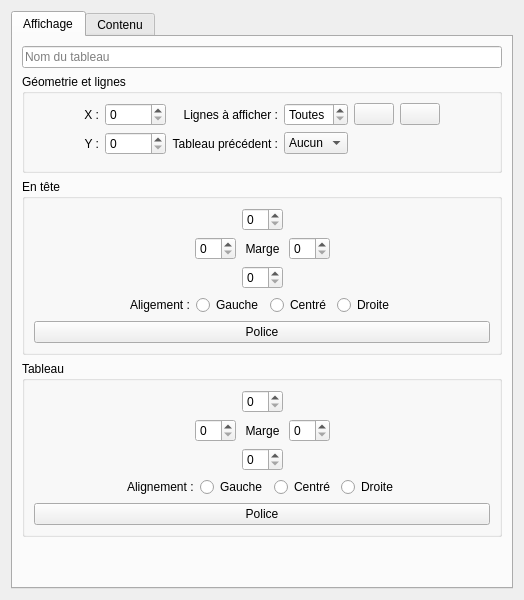
<?xml version="1.0" encoding="UTF-8"?>
<ui version="4.0">
 <class>GraphicsTablePropertiesEditor</class>
 <widget class="QWidget" name="GraphicsTablePropertiesEditor">
  <property name="geometry">
   <rect>
    <x>0</x>
    <y>0</y>
    <width>524</width>
    <height>600</height>
   </rect>
  </property>
  <property name="windowTitle">
   <string>Form</string>
  </property>
  <layout class="QVBoxLayout" name="verticalLayout">
   <item>
    <widget class="QTabWidget" name="m_tab">
     <property name="currentIndex">
      <number>0</number>
     </property>
     <widget class="QWidget" name="m_display_tab">
      <attribute name="title">
       <string>Affichage</string>
      </attribute>
      <layout class="QVBoxLayout" name="verticalLayout_5">
       <item>
        <widget class="QLineEdit" name="m_table_name_le">
         <property name="text">
          <string/>
         </property>
         <property name="placeholderText">
          <string>Nom du tableau</string>
         </property>
        </widget>
       </item>
       <item>
        <widget class="QGroupBox" name="groupBox">
         <property name="title">
          <string>Géometrie et lignes</string>
         </property>
         <layout class="QGridLayout" name="gridLayout_2" columnstretch="0,0,0,0,0,0,0,0">
          <item row="0" column="6">
           <widget class="QPushButton" name="m_apply_geometry_to_linked_table_pb">
            <property name="toolTip">
             <string>Appliquer la géometrie à tous les tableaux liée à celui-ci</string>
            </property>
            <property name="text">
             <string/>
            </property>
            <property name="icon">
             <iconset resource="../../../../qelectrotech.qrc">
              <normaloff>:/ico/22x22/all_pages.png</normaloff>:/ico/22x22/all_pages.png</iconset>
            </property>
           </widget>
          </item>
          <item row="1" column="2">
           <widget class="QSpinBox" name="m_y_pos">
            <property name="maximum">
             <number>10000</number>
            </property>
           </widget>
          </item>
          <item row="1" column="4">
           <widget class="QComboBox" name="m_previous_table_cb">
            <property name="insertPolicy">
             <enum>QComboBox::InsertAtBottom</enum>
            </property>
            <item>
             <property name="text">
              <string>Aucun</string>
             </property>
            </item>
           </widget>
          </item>
          <item row="1" column="6">
           <widget class="QPushButton" name="m_next_pb">
            <property name="enabled">
             <bool>true</bool>
            </property>
            <property name="toolTip">
             <string>Tableau suivant</string>
            </property>
            <property name="text">
             <string/>
            </property>
            <property name="icon">
             <iconset resource="../../../../qelectrotech.qrc">
              <normaloff>:/ico/16x16/arrow-right.png</normaloff>:/ico/16x16/arrow-right.png</iconset>
            </property>
            <property name="flat">
             <bool>true</bool>
            </property>
           </widget>
          </item>
          <item row="0" column="2">
           <widget class="QSpinBox" name="m_x_pos">
            <property name="maximum">
             <number>10000</number>
            </property>
           </widget>
          </item>
          <item row="0" column="0">
           <spacer name="horizontalSpacer">
            <property name="orientation">
             <enum>Qt::Horizontal</enum>
            </property>
            <property name="sizeHint" stdset="0">
             <size>
              <width>40</width>
              <height>20</height>
             </size>
            </property>
           </spacer>
          </item>
          <item row="1" column="7">
           <spacer name="horizontalSpacer_2">
            <property name="orientation">
             <enum>Qt::Horizontal</enum>
            </property>
            <property name="sizeHint" stdset="0">
             <size>
              <width>40</width>
              <height>20</height>
             </size>
            </property>
           </spacer>
          </item>
          <item row="0" column="5">
           <widget class="QPushButton" name="m_auto_geometry_pb">
            <property name="toolTip">
             <string>Ajuster le tableau au folio</string>
            </property>
            <property name="text">
             <string/>
            </property>
            <property name="icon">
             <iconset resource="../../../../qelectrotech.qrc">
              <normaloff>:/ico/22x22/zoom-fit-best.png</normaloff>:/ico/22x22/zoom-fit-best.png</iconset>
            </property>
           </widget>
          </item>
          <item row="2" column="1" colspan="6">
           <widget class="QWidget" name="widget_3" native="true">
            <layout class="QHBoxLayout" name="horizontalLayout_3">
             <property name="leftMargin">
              <number>0</number>
             </property>
             <property name="topMargin">
              <number>0</number>
             </property>
             <property name="rightMargin">
              <number>0</number>
             </property>
             <property name="bottomMargin">
              <number>0</number>
             </property>
            </layout>
           </widget>
          </item>
          <item row="0" column="3">
           <widget class="QLabel" name="label">
            <property name="text">
             <string>Lignes à afficher :</string>
            </property>
            <property name="alignment">
             <set>Qt::AlignRight|Qt::AlignTrailing|Qt::AlignVCenter</set>
            </property>
           </widget>
          </item>
          <item row="0" column="1">
           <widget class="QLabel" name="label_8">
            <property name="text">
             <string>X :</string>
            </property>
            <property name="alignment">
             <set>Qt::AlignRight|Qt::AlignTrailing|Qt::AlignVCenter</set>
            </property>
           </widget>
          </item>
          <item row="0" column="4">
           <widget class="QSpinBox" name="m_display_n_row_sb">
            <property name="specialValueText">
             <string>Toutes</string>
            </property>
            <property name="maximum">
             <number>999</number>
            </property>
           </widget>
          </item>
          <item row="1" column="3">
           <widget class="QLabel" name="label_3">
            <property name="text">
             <string>Tableau précédent :</string>
            </property>
            <property name="alignment">
             <set>Qt::AlignRight|Qt::AlignTrailing|Qt::AlignVCenter</set>
            </property>
           </widget>
          </item>
          <item row="1" column="5">
           <widget class="QPushButton" name="m_previous_pb">
            <property name="enabled">
             <bool>true</bool>
            </property>
            <property name="toolTip">
             <string>Tableau précédent</string>
            </property>
            <property name="text">
             <string/>
            </property>
            <property name="icon">
             <iconset resource="../../../../qelectrotech.qrc">
              <normaloff>:/ico/16x16/arrow-left.png</normaloff>:/ico/16x16/arrow-left.png</iconset>
            </property>
            <property name="flat">
             <bool>true</bool>
            </property>
           </widget>
          </item>
          <item row="1" column="1">
           <widget class="QLabel" name="label_7">
            <property name="text">
             <string>Y :</string>
            </property>
            <property name="alignment">
             <set>Qt::AlignRight|Qt::AlignTrailing|Qt::AlignVCenter</set>
            </property>
           </widget>
          </item>
         </layout>
        </widget>
       </item>
       <item>
        <widget class="QGroupBox" name="groupBox_2">
         <property name="title">
          <string>En tête</string>
         </property>
         <layout class="QVBoxLayout" name="verticalLayout_2">
          <item>
           <layout class="QGridLayout" name="gridLayout">
            <item row="3" column="2">
             <widget class="QSpinBox" name="m_header_bottom_margin"/>
            </item>
            <item row="2" column="4">
             <spacer name="horizontalSpacer_4">
              <property name="orientation">
               <enum>Qt::Horizontal</enum>
              </property>
              <property name="sizeHint" stdset="0">
               <size>
                <width>40</width>
                <height>20</height>
               </size>
              </property>
             </spacer>
            </item>
            <item row="2" column="2">
             <widget class="QLabel" name="label_2">
              <property name="text">
               <string>Marge</string>
              </property>
              <property name="alignment">
               <set>Qt::AlignCenter</set>
              </property>
             </widget>
            </item>
            <item row="2" column="3">
             <widget class="QSpinBox" name="m_header_right_margin"/>
            </item>
            <item row="2" column="0">
             <spacer name="horizontalSpacer_3">
              <property name="orientation">
               <enum>Qt::Horizontal</enum>
              </property>
              <property name="sizeHint" stdset="0">
               <size>
                <width>40</width>
                <height>20</height>
               </size>
              </property>
             </spacer>
            </item>
            <item row="2" column="1">
             <widget class="QSpinBox" name="m_header_left_margin">
              <property name="suffix">
               <string/>
              </property>
              <property name="prefix">
               <string/>
              </property>
             </widget>
            </item>
            <item row="1" column="2">
             <widget class="QSpinBox" name="m_header_top_margin"/>
            </item>
           </layout>
          </item>
          <item>
           <widget class="QWidget" name="widget" native="true">
            <layout class="QHBoxLayout" name="horizontalLayout">
             <property name="leftMargin">
              <number>0</number>
             </property>
             <property name="topMargin">
              <number>0</number>
             </property>
             <property name="rightMargin">
              <number>0</number>
             </property>
             <property name="bottomMargin">
              <number>0</number>
             </property>
             <item>
              <spacer name="horizontalSpacer_7">
               <property name="orientation">
                <enum>Qt::Horizontal</enum>
               </property>
               <property name="sizeHint" stdset="0">
                <size>
                 <width>40</width>
                 <height>20</height>
                </size>
               </property>
              </spacer>
             </item>
             <item>
              <widget class="QLabel" name="label_5">
               <property name="text">
                <string>Aligement :</string>
               </property>
              </widget>
             </item>
             <item>
              <widget class="QRadioButton" name="m_header_align_left_rb">
               <property name="text">
                <string>Gauche</string>
               </property>
              </widget>
             </item>
             <item>
              <widget class="QRadioButton" name="m_header_align_center_rb">
               <property name="text">
                <string>Centré</string>
               </property>
              </widget>
             </item>
             <item>
              <widget class="QRadioButton" name="m_header_align_right_rb">
               <property name="text">
                <string>Droite</string>
               </property>
              </widget>
             </item>
             <item>
              <spacer name="horizontalSpacer_8">
               <property name="orientation">
                <enum>Qt::Horizontal</enum>
               </property>
               <property name="sizeHint" stdset="0">
                <size>
                 <width>40</width>
                 <height>20</height>
                </size>
               </property>
              </spacer>
             </item>
            </layout>
           </widget>
          </item>
          <item>
           <widget class="QPushButton" name="m_header_font_pb">
            <property name="text">
             <string>Police</string>
            </property>
            <property name="flat">
             <bool>false</bool>
            </property>
           </widget>
          </item>
         </layout>
        </widget>
       </item>
       <item>
        <widget class="QGroupBox" name="groupBox_3">
         <property name="title">
          <string>Tableau</string>
         </property>
         <layout class="QVBoxLayout" name="verticalLayout_3">
          <item>
           <layout class="QGridLayout" name="gridLayout_3">
            <item row="2" column="2">
             <widget class="QSpinBox" name="m_table_bottom_margin"/>
            </item>
            <item row="1" column="1">
             <widget class="QSpinBox" name="m_table_left_margin"/>
            </item>
            <item row="0" column="2">
             <widget class="QSpinBox" name="m_table_top_margin"/>
            </item>
            <item row="1" column="4">
             <spacer name="horizontalSpacer_6">
              <property name="orientation">
               <enum>Qt::Horizontal</enum>
              </property>
              <property name="sizeHint" stdset="0">
               <size>
                <width>40</width>
                <height>20</height>
               </size>
              </property>
             </spacer>
            </item>
            <item row="1" column="3">
             <widget class="QSpinBox" name="m_table_right_margin"/>
            </item>
            <item row="1" column="2">
             <widget class="QLabel" name="label_4">
              <property name="text">
               <string>Marge</string>
              </property>
              <property name="alignment">
               <set>Qt::AlignCenter</set>
              </property>
             </widget>
            </item>
            <item row="1" column="0">
             <spacer name="horizontalSpacer_5">
              <property name="orientation">
               <enum>Qt::Horizontal</enum>
              </property>
              <property name="sizeHint" stdset="0">
               <size>
                <width>40</width>
                <height>20</height>
               </size>
              </property>
             </spacer>
            </item>
           </layout>
          </item>
          <item>
           <widget class="QWidget" name="widget_2" native="true">
            <layout class="QHBoxLayout" name="horizontalLayout_2">
             <property name="leftMargin">
              <number>0</number>
             </property>
             <property name="topMargin">
              <number>0</number>
             </property>
             <property name="rightMargin">
              <number>0</number>
             </property>
             <property name="bottomMargin">
              <number>0</number>
             </property>
             <item>
              <spacer name="horizontalSpacer_9">
               <property name="orientation">
                <enum>Qt::Horizontal</enum>
               </property>
               <property name="sizeHint" stdset="0">
                <size>
                 <width>40</width>
                 <height>20</height>
                </size>
               </property>
              </spacer>
             </item>
             <item>
              <widget class="QLabel" name="label_6">
               <property name="text">
                <string>Alignement :</string>
               </property>
              </widget>
             </item>
             <item>
              <widget class="QRadioButton" name="m_table_align_left_rb">
               <property name="text">
                <string>Gauche</string>
               </property>
              </widget>
             </item>
             <item>
              <widget class="QRadioButton" name="m_table_align_center_rb">
               <property name="text">
                <string>Centré</string>
               </property>
              </widget>
             </item>
             <item>
              <widget class="QRadioButton" name="m_table_align_right_rb">
               <property name="text">
                <string>Droite</string>
               </property>
              </widget>
             </item>
             <item>
              <spacer name="horizontalSpacer_10">
               <property name="orientation">
                <enum>Qt::Horizontal</enum>
               </property>
               <property name="sizeHint" stdset="0">
                <size>
                 <width>40</width>
                 <height>20</height>
                </size>
               </property>
              </spacer>
             </item>
            </layout>
           </widget>
          </item>
          <item>
           <widget class="QPushButton" name="m_table_font_pb">
            <property name="text">
             <string>Police</string>
            </property>
            <property name="flat">
             <bool>false</bool>
            </property>
           </widget>
          </item>
         </layout>
        </widget>
       </item>
       <item>
        <spacer name="verticalSpacer">
         <property name="orientation">
          <enum>Qt::Vertical</enum>
         </property>
         <property name="sizeHint" stdset="0">
          <size>
           <width>20</width>
           <height>40</height>
          </size>
         </property>
        </spacer>
       </item>
      </layout>
     </widget>
     <widget class="QWidget" name="m_content_tab">
      <attribute name="title">
       <string>Contenu</string>
      </attribute>
      <layout class="QVBoxLayout" name="m_content_layout">
       <item>
        <spacer name="verticalSpacer_2">
         <property name="orientation">
          <enum>Qt::Vertical</enum>
         </property>
         <property name="sizeHint" stdset="0">
          <size>
           <width>20</width>
           <height>534</height>
          </size>
         </property>
        </spacer>
       </item>
      </layout>
     </widget>
    </widget>
   </item>
  </layout>
 </widget>
 <resources>
  <include location="../../../../qelectrotech.qrc"/>
 </resources>
 <connections/>
</ui>
